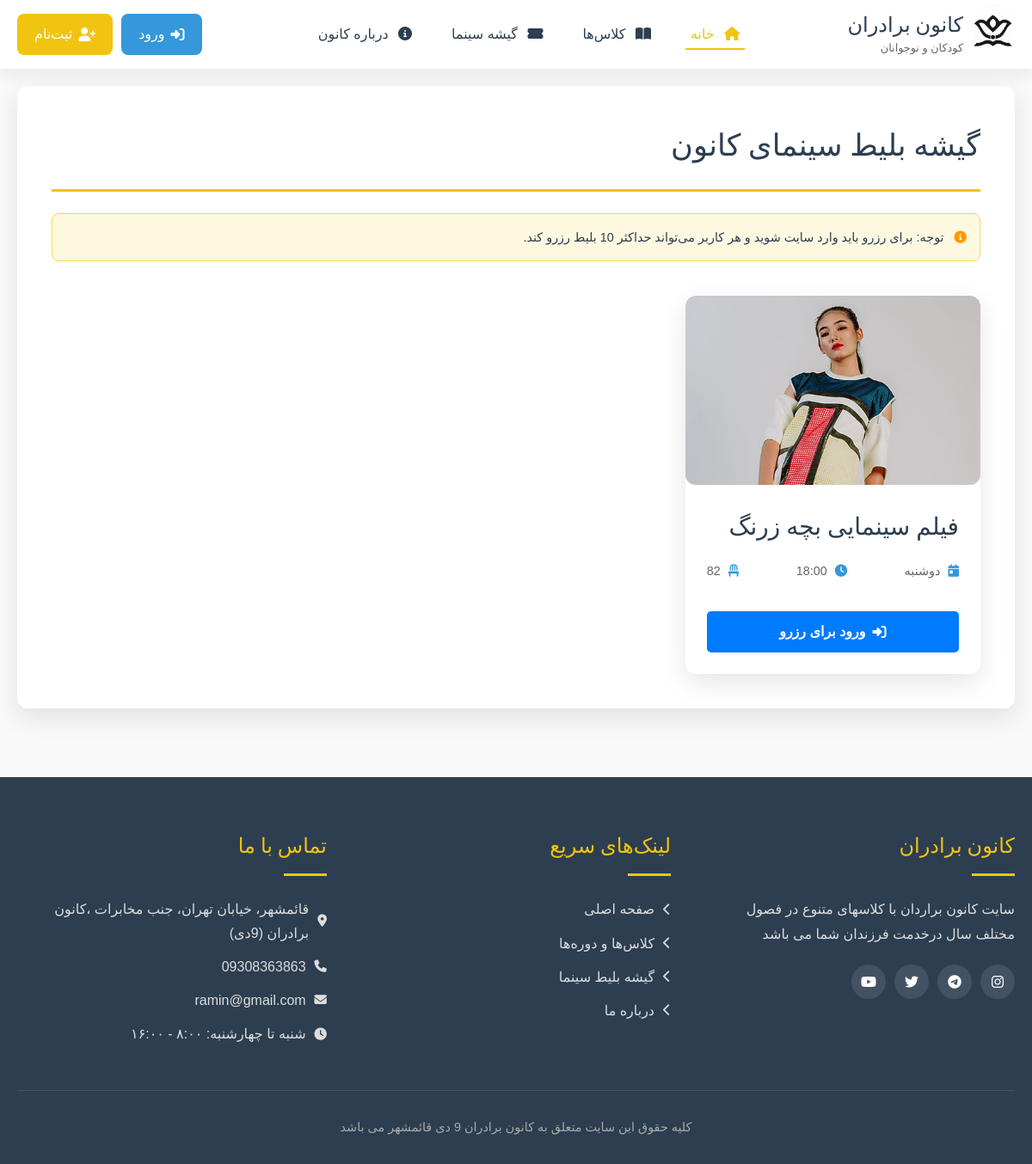
The app's page /cinema/, older data.
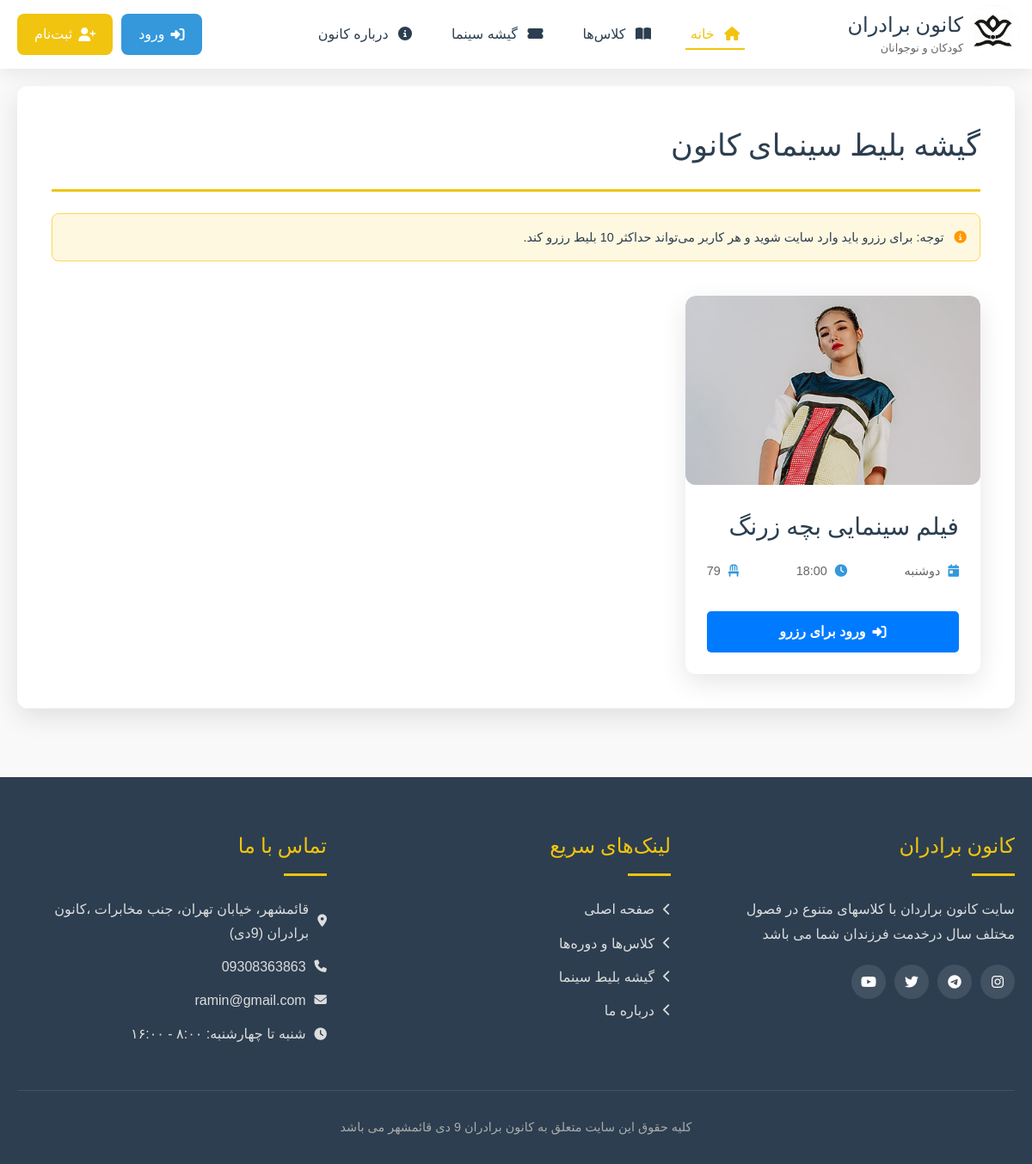
The same page, newer data.
### cinema/models.py (models this page shows, shortened)
class movie(models.Model):
    title= models.CharField(max_length=300,blank=True,null=True,verbose_name='عنوان فیلم')
    day = models.CharField(max_length=300,blank=True,null=True,verbose_name='روز اکران')
    movie_time = models.CharField(max_length=300,blank=True,null=True,verbose_name='مدت زمان')
    start = models.TimeField(blank=True,null=True,verbose_name='ساعت شروع سانس')
    seats_left = models.PositiveIntegerField(blank=True, null=True, verbose_name='تعداد صندلی سمت چپ')
    seats_right = models.PositiveIntegerField(blank=True, null=True, verbose_name='تعداد صندلی سمت راست')
    capacity = models.PositiveIntegerField(blank=True, null=True, verbose_name='ظرفیت')
    remaining_capacity = models.PositiveIntegerField(blank=True, null=True, verbose_name='ظرفیت باقی‌مانده')
    max_ticket_per_user = models.PositiveIntegerField(default=4,verbose_name='حداکپر رزرو برای هر نفر')
    remaining_per_user = models.PositiveIntegerField(default=4, verbose_name='ظرفیت باقی‌مانده برای هر نفر')
    poster = models.ImageField(upload_to='',blank=True,null=True,verbose_name='پوستر فیلم')
    is_active= models.BooleanField(default=False,verbose_name='فعال/غیرفعال')
    short_desc = models.CharField(max_length=300,blank=True,null=True,verbose_name='توضیحات کوتاه')
    description= models.CharField(max_length=500, blank=True,null=True,verbose_name='توضیحات')
    slug = models.SlugField(default="", blank=True, db_index=True)
    class Meta:
        verbose_name = 'فیلم'
        verbose_name_plural = 'فیلم ها'

### cinema/views.py (the view)
class movieListView(ListView):
    template_name = 'cinema/movie_list.html'
    model = movie
    context_object_name = 'movies'

### site_module/context_proccesor.py (called while the page is built)
def site_settings(request):
    setting = SiteSetting.objects.filter(is_main_setting=True).first()
    return {'site_setting': setting}

### cinema/templates/cinema/movie_list.html (shortened to what this page needs)
{% extends 'base.html' %}
{% block page_content %}
    <div class="page-container">
        <h2 class="page-title">گیشه بلیط سینمای کانون</h2>
        <div class="ticket-limits">
            <p>
                <i class="fas fa-info-circle"></i>
                توجه: برای رزرو باید وارد سایت شوید و هر کاربر می‌تواند حداکثر 10 بلیط  رزرو کند.
            </p>
        </div>
        <div class="cinema-schedule">
            {% for movie in movies %}
                {% include 'cinema/include/movie_card.html' %}
            {% endfor %}
        </div>
    </div>
{% endblock %}

### cinema/templates/cinema/include/movie_card.html (shortened to what this page needs)
{% load static %}
                <div class="course-card">
                    <div class="course-image" style="background-image: url('{{ movie.poster.url }}')"></div>
                    <div class="course-content">
                        <h3 class="course-title">{{ movie.title}}</h3>
                        <div class="course-meta">
                            <span><i class="fas fa-calendar-day"></i> {{movie.day}} </span>
                            <span><i class="fas fa-clock"></i> {{movie.start}} </span>
                            <span><i class="fas fa-chair"></i> {{movie.capacity}} </span>
                        </div>
                        {% if user.is_authenticated %}
                        <a href="{% url 'movie_reserve' movie.id %}" class="btn btn-primary"><i class="fas fa-arrow-left"></i> رزرو بلیط</a>
                    {% else %}
                        <a href="{% url 'login_page' %}?next={% url 'movie_reserve' movie.id %}"
                           class="btn btn-primary">
                            <i class="fas fa-sign-in-alt"></i> ورود برای رزرو
                        </a>
                        {% endif %}
                    </div>
                </div>

Row changes from the older to the newer data that the page shows:
changed movie "فیلم سینمایی بچه زرنگ": capacity "82" → "79"
